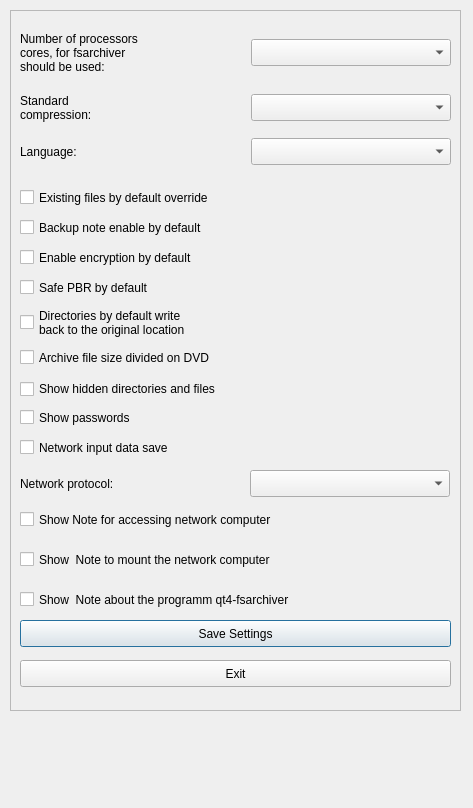
<?xml version="1.0" encoding="UTF-8"?>
<ui version="4.0">
 <class>setting_dialog</class>
 <widget class="QDialog" name="setting_dialog">
  <property name="geometry">
   <rect>
    <x>0</x>
    <y>0</y>
    <width>473</width>
    <height>808</height>
   </rect>
  </property>
  <property name="windowTitle">
   <string>Basic settings</string>
  </property>
  <widget class="QFrame" name="frame">
   <property name="geometry">
    <rect>
     <x>10</x>
     <y>10</y>
     <width>451</width>
     <height>701</height>
    </rect>
   </property>
   <property name="frameShape">
    <enum>QFrame::StyledPanel</enum>
   </property>
   <property name="frameShadow">
    <enum>QFrame::Raised</enum>
   </property>
   <widget class="QLabel" name="label">
    <property name="geometry">
     <rect>
      <x>10</x>
      <y>17</y>
      <width>225</width>
      <height>51</height>
     </rect>
    </property>
    <property name="text">
     <string extracomment="Anzahl Prozessorenkerne, * die für fsarchiver * verwendet werden sollen:">Number of processors
cores, for fsarchiver
should be used:</string>
    </property>
   </widget>
   <widget class="QComboBox" name="cmb_Kerne">
    <property name="geometry">
     <rect>
      <x>241</x>
      <y>29</y>
      <width>200</width>
      <height>27</height>
     </rect>
    </property>
   </widget>
   <widget class="QLabel" name="label_2">
    <property name="geometry">
     <rect>
      <x>10</x>
      <y>81</y>
      <width>225</width>
      <height>34</height>
     </rect>
    </property>
    <property name="text">
     <string extracomment="Standard*kompression:">Standard
compression:</string>
    </property>
   </widget>
   <widget class="QComboBox" name="cmb_zip">
    <property name="geometry">
     <rect>
      <x>241</x>
      <y>84</y>
      <width>200</width>
      <height>27</height>
     </rect>
    </property>
   </widget>
   <widget class="QLabel" name="label_3">
    <property name="geometry">
     <rect>
      <x>10</x>
      <y>128</y>
      <width>225</width>
      <height>27</height>
     </rect>
    </property>
    <property name="text">
     <string>Language:</string>
    </property>
   </widget>
   <widget class="QComboBox" name="cmb_language">
    <property name="geometry">
     <rect>
      <x>241</x>
      <y>128</y>
      <width>200</width>
      <height>27</height>
     </rect>
    </property>
   </widget>
   <widget class="QCheckBox" name="chk_file">
    <property name="geometry">
     <rect>
      <x>10</x>
      <y>168</y>
      <width>441</width>
      <height>39</height>
     </rect>
    </property>
    <property name="text">
     <string extracomment="vorhandene Dateien * standardmäßig überschreiben">Existing files by default override</string>
    </property>
   </widget>
   <widget class="QCheckBox" name="chk_tip">
    <property name="geometry">
     <rect>
      <x>10</x>
      <y>198</y>
      <width>441</width>
      <height>39</height>
     </rect>
    </property>
    <property name="text">
     <string extracomment="Hinweise zur Sicherung * standardmäßig aktivieren">Backup note enable by default</string>
    </property>
   </widget>
   <widget class="QCheckBox" name="chk_folder">
    <property name="geometry">
     <rect>
      <x>10</x>
      <y>293</y>
      <width>441</width>
      <height>39</height>
     </rect>
    </property>
    <property name="text">
     <string extracomment="Verzeichnisse * standardmäßig an * den ursprünglichen * Ort zurückschreiben">Directories by default write 
back to the original location</string>
    </property>
   </widget>
   <widget class="QCheckBox" name="chk_key">
    <property name="geometry">
     <rect>
      <x>10</x>
      <y>228</y>
      <width>441</width>
      <height>39</height>
     </rect>
    </property>
    <property name="text">
     <string extracomment="Verschlüsselung * standardmäßig aktivieren">Enable encryption by default</string>
    </property>
   </widget>
   <widget class="QCheckBox" name="chk_split">
    <property name="geometry">
     <rect>
      <x>10</x>
      <y>328</y>
      <width>441</width>
      <height>39</height>
     </rect>
    </property>
    <property name="text">
     <string extracomment="Archiv-Datei auf DVD * Größe aufteilen">Archive file size divided on DVD</string>
    </property>
   </widget>
   <widget class="QCheckBox" name="chk_password">
    <property name="geometry">
     <rect>
      <x>10</x>
      <y>388</y>
      <width>441</width>
      <height>39</height>
     </rect>
    </property>
    <property name="text">
     <string>Show passwords</string>
    </property>
   </widget>
   <widget class="QCheckBox" name="chk_datesave">
    <property name="geometry">
     <rect>
      <x>10</x>
      <y>418</y>
      <width>441</width>
      <height>39</height>
     </rect>
    </property>
    <property name="text">
     <string extracomment="Netzwerkeingabedaten * speichern">Network input data save</string>
    </property>
   </widget>
   <widget class="QPushButton" name="cmd_save">
    <property name="geometry">
     <rect>
      <x>10</x>
      <y>610</y>
      <width>431</width>
      <height>27</height>
     </rect>
    </property>
    <property name="text">
     <string extracomment="Einstellungen speichern">Save Settings</string>
    </property>
   </widget>
   <widget class="QPushButton" name="cmd_cancel">
    <property name="geometry">
     <rect>
      <x>10</x>
      <y>650</y>
      <width>431</width>
      <height>27</height>
     </rect>
    </property>
    <property name="text">
     <string extracomment="Beenden">Exit</string>
    </property>
   </widget>
   <widget class="QCheckBox" name="chk_pbr">
    <property name="geometry">
     <rect>
      <x>10</x>
      <y>258</y>
      <width>441</width>
      <height>39</height>
     </rect>
    </property>
    <property name="text">
     <string extracomment="PBR standradmäßig sichern">Safe PBR by default</string>
    </property>
   </widget>
   <widget class="QComboBox" name="cmb_network">
    <property name="geometry">
     <rect>
      <x>240</x>
      <y>460</y>
      <width>200</width>
      <height>27</height>
     </rect>
    </property>
   </widget>
   <widget class="QLabel" name="label_4">
    <property name="geometry">
     <rect>
      <x>10</x>
      <y>460</y>
      <width>225</width>
      <height>27</height>
     </rect>
    </property>
    <property name="text">
     <string>Network protocol:</string>
    </property>
   </widget>
   <widget class="QCheckBox" name="chk_ssh">
    <property name="geometry">
     <rect>
      <x>10</x>
      <y>490</y>
      <width>441</width>
      <height>39</height>
     </rect>
    </property>
    <property name="text">
     <string extracomment="Hinweis  für den Zugriff auf Netzwerkrechner anzeigen">Show Note for accessing network computer</string>
    </property>
   </widget>
   <widget class="QCheckBox" name="chk_sshfs">
    <property name="geometry">
     <rect>
      <x>10</x>
      <y>530</y>
      <width>441</width>
      <height>39</height>
     </rect>
    </property>
    <property name="text">
     <string extracomment="Hinweis über das Mounten des Netzwerkrechners anzeigen">Show  Note to mount the network computer</string>
    </property>
   </widget>
   <widget class="QCheckBox" name="chk_prg">
    <property name="geometry">
     <rect>
      <x>10</x>
      <y>570</y>
      <width>441</width>
      <height>39</height>
     </rect>
    </property>
    <property name="text">
     <string extracomment="Hinweise zum Gebrauch des Programms anzeigen">Show  Note about the programm qt4-fsarchiver</string>
    </property>
   </widget>
   <widget class="QCheckBox" name="chk_hidden">
    <property name="geometry">
     <rect>
      <x>10</x>
      <y>368</y>
      <width>401</width>
      <height>22</height>
     </rect>
    </property>
    <property name="text">
     <string>Show hidden directories and files</string>
    </property>
   </widget>
  </widget>
 </widget>
 <tabstops>
  <tabstop>cmb_Kerne</tabstop>
  <tabstop>cmb_zip</tabstop>
  <tabstop>cmb_language</tabstop>
  <tabstop>chk_file</tabstop>
  <tabstop>chk_tip</tabstop>
  <tabstop>chk_key</tabstop>
  <tabstop>chk_folder</tabstop>
  <tabstop>chk_split</tabstop>
  <tabstop>chk_password</tabstop>
  <tabstop>chk_datesave</tabstop>
  <tabstop>cmd_save</tabstop>
  <tabstop>cmd_cancel</tabstop>
 </tabstops>
 <resources/>
 <connections/>
</ui>
